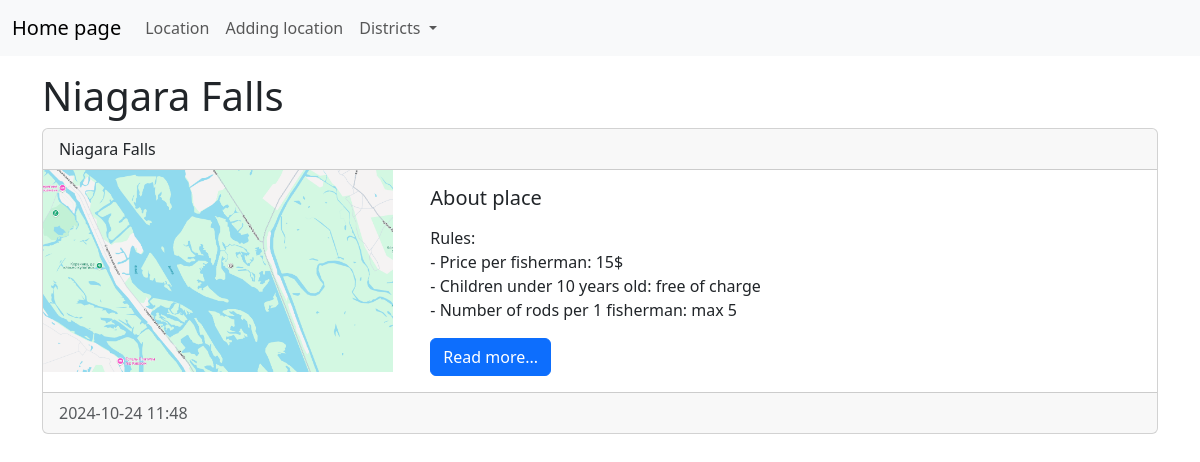
The app's page /category/4/ with its own data.
### news/models.py (models this page shows, shortened)
class Category(models.Model):
    title = models.CharField(max_length=150, db_index=True, verbose_name='Наименование')
    def __str__(self):
        return self.title
    class Meta:
        verbose_name = "Категория"
        verbose_name_plural = "Категории"
        ordering = ['title']

class News(models.Model):
    title = models.CharField(max_length=150, verbose_name='Наименование')
    content = models.TextField(blank=True, verbose_name='Контекст')
    created_at = models.DateTimeField(auto_now_add=True, verbose_name='Дата публикации')
    updated_at = models.DateTimeField(auto_now=True, verbose_name='Дата обновления')
    photo = models.ImageField(upload_to='photos/%Y/%m/%d/', verbose_name='Фото', blank=True)
    is_published = models.BooleanField(default=True, verbose_name='Опубликовано')
    category = models.ForeignKey('Category', on_delete=models.PROTECT, null=True, verbose_name='Категория')
    class Meta:
        verbose_name = "Новость"
        verbose_name_plural = "Новости"
        ordering = ['-created_at', '-title']

### news/views.py (the view)
# urls.py: path("category/<int:category_id>/", get_category, name='category'),
def get_category(request, category_id):
    news = News.objects.filter(category_id=category_id)
    categories = Category.objects.get(pk=category_id)
    category = Category.objects.all()
    mycontext = {
        'news': news,
        'categories': categories,
        'category': category,
    }
    return render(request, template_name="news/category.html", context=mycontext)

### news/templates/news/category.html (shortened to what this page needs)
<!doctype html>
<html lang="en">
  <head>
    <link href="https://cdn.jsdelivr.net/npm/bootstrap@5.3.3/dist/css/bootstrap.min.css" rel="stylesheet">
  </head>
  <body>
  <nav class="navbar navbar-expand-lg bg-body-tertiary">
    <div class="container-fluid">
      <a class="navbar-brand" href="{% url 'home' %}">Home page</a>
      <div class="collapse navbar-collapse" id="navbarSupportedContent">
        <ul class="navbar-nav me-auto mb-2 mb-lg-0">
          <li class="nav-item"><a class="nav-link" href="{% url 'home' %}">Location</a></li>
          <li class="nav-item"><a class="nav-link" href="#">Adding location</a></li>
          <li class="nav-item dropdown">
            <a class="nav-link dropdown-toggle" href="#" role="button" data-bs-toggle="dropdown" aria-expanded="false">
              Districts
            </a>
          </li>
        </ul>
      </div>
    </div>
  </nav>
  <div class="container mt-3">
    <h1>{{ categories.title }}</h1>
    {% for item in news %}
      {% if item.is_published == 1 %}
      <div class="row g-0">
        <div class="card mb-3">
          <div class="card-header">{{ item.category }}</div>
            <div class="row g-0">
              <div class="col-md-4">
                {% if item.photo %}
                    <img src="{{ item.photo.url }}" alt="" width="350" class="mr-3">
                {% else %}
                    <img src="https://picsum.photos/id/870/350/200?grayscale&blur=1" alt="" class="mr-3">
                {% endif %}
              </div>
              <div class="col-md-8">
                <div class="card-body">
                  <h5 class="card-title">{{ item.title }}</h5>
                  <p class="card-text">{{ item.content|safe|linebreaks|truncatewords:50 }}</p>
                  <a href="#" class="btn btn-primary">Read more...</a>
                </div>
              </div>
            </div>
          <div class="card-footer text-body-secondary">
            {{ item.created_at|date:"Y-m-d H:i" }}
          </div>
        </div>
      </div>
      {% endif %}
    {% endfor %}
  </div>
  </body>
</html>

### records on screen
Category: title "Niagara Falls"
News: category "Niagara Falls", photo (picture), title "About place", content "Rules: - Price per fisherman: 15$ - Children under 10 years old: free of charge - Number of rods per 1 fisherman: max 5", created_at "2024-10-24 11:48"
